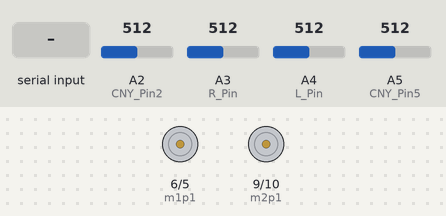
Recording of a sketch running on a simulated Arduino Leonardo, built with avr-gcc and run on an emulated ATmega32U4. Parts: motor-driver pin pairs drawn as motors (green arrow = first pin HIGH = forward, orange = second pin HIGH = backward, longer = more drive). Inputs (shaded band) come from the test bench; at power-on: A2 (CNY_Pin2) = 512, A3 (R_Pin) = 512, A4 (L_Pin) = 512, A5 (CNY_Pin5) = 512.

Above: at 1.2 s.
1.3 s: "1" received over the second serial link
At 1.7 s:
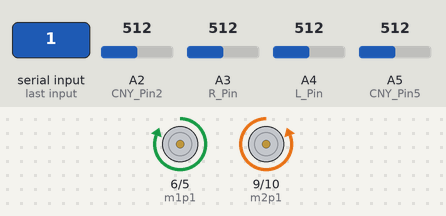
3.3 s: "2" received over the second serial link
At 3.7 s:
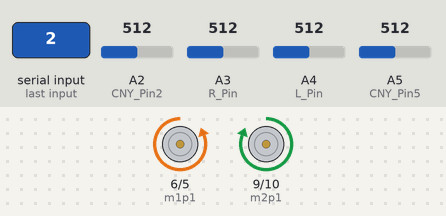
5.3 s: "3" received over the second serial link
At 5.9 s:
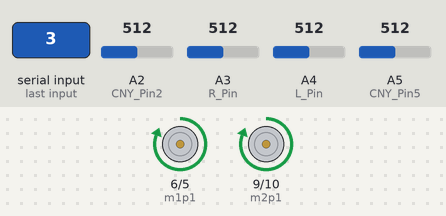
8.0 s: "4" received over the second serial link
At 9.3 s:
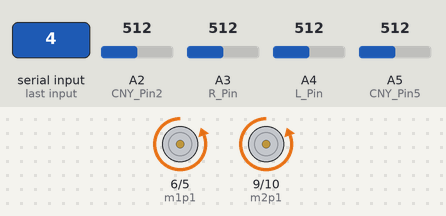
Timing chart, 0 to 10.5 s (numbered marks = the images above; inputs shaded):
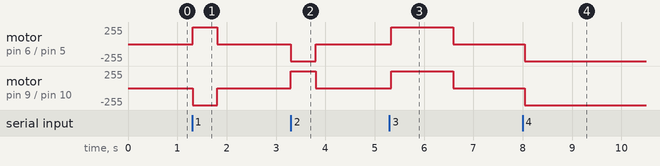

Measured:
- after the input at 1.3 s, motor on pin 6 (m1p1) / pin 5 (m1p2): stopped → forward 255/255 at once, → stopped 0.50 s later; motor on pin 9 (m2p1) / pin 10 (m2p2): stopped → backward 255/255 at once, → stopped 0.50 s later
- after the input at 3.3 s, motor on pin 6 (m1p1) / pin 5 (m1p2): stopped → backward 255/255 at once, → stopped 0.50 s later; motor on pin 9 (m2p1) / pin 10 (m2p2): stopped → forward 255/255 at once, → stopped 0.50 s later
- after the input at 5.3 s, motor on pin 6 (m1p1) / pin 5 (m1p2), motor on pin 9 (m2p1) / pin 10 (m2p2): stopped → forward 255/255 at once, → stopped 1.3 s later
- after the input at 8.0 s, motor on pin 6 (m1p1) / pin 5 (m1p2), motor on pin 9 (m2p1) / pin 10 (m2p2): stopped → backward 255/255 at once

The sketch:

Proyecto_Robot.ino
```cpp
#include "movROBOT.h"
//Definir potencia pila
int analogPin = 6;
int potensia = 0;


//Definición de variables motores
const int m1p1 = 6;
const int m1p2 = 5;

const int m2p1 = 9;
const int m2p2 = 10;
//const int pot = 9;
//const int pul = 13;

int sentido = 1;
int velosidad = 0;

movROBOT rb;

//Controlar CNY70
int cali_CNY = 650;
//Sensor A0
const int CNY_Pin0=A0;
int Value_CNY_Pin0=0;
//Sensor A1
const int CNY_Pin1=A1;
int Value_CNY_Pin1=0;
//Sensor A5
const int CNY_Pin5=A5;
int Value_CNY_Pin5=0;
//Sensor A2
const int CNY_Pin2=A2;
int Value_CNY_Pin2=0;

//Definir sensor sharp
float distance;
unsigned long time_bounce;
const int Sharp_Pin_Echo = 11;
const int Sharp_Pin_Trig = 8;

//Definir Sensor lateral infraRROJO
const float ResolutionADC=0.00488; //4.88mV
const int L_Pin=A4;
int Value_L_Pin=0;
float Voltage_L;
const int R_Pin=A3;
int Value_R_Pin=0;
float Voltage_R;


void setup()
{

  Serial1.begin(9600);
   pinMode(m1p1, OUTPUT);
   pinMode(m1p2, OUTPUT);
   pinMode(m2p1, OUTPUT);
   pinMode(m2p2, OUTPUT);
   pinMode(Sharp_Pin_Trig, OUTPUT);
   pinMode(Sharp_Pin_Echo, INPUT);
   potensia = analogRead(analogPin);
   potensia = map(potensia,0,1023,0,9);
   Serial1.println(potensia);
}
void loop()
{
    /*
    velosidad = analogRead(A0);
    if(velosidad <= 500 ){
      sentido = 0;
      velosidad = map(velosidad, 500,0, 0, 255);
    }else if(velosidad >= 520){
      sentido = 1;
      velosidad = map(velosidad, 520,1023, 0, 255);
    }else {
      sentido = -1;
    }
    */
    velosidad = 255;
    if(Serial1.available()){
      char a = Serial1.read();
      switch(a){
        case '1':
          rb.BackROBOT(m1p1,m1p2,velosidad-55);
          rb.ForwROBOT(m2p1,m2p2,velosidad-55);

          delay(500);
          rb.StopROBOT(m1p1,m1p2);
          rb.StopROBOT(m2p1,m2p2);
        break;

        case '2':
          rb.ForwROBOT(m1p1,m1p2,velosidad-55);
          rb.BackROBOT(m2p1,m2p2,velosidad-55);

          delay(500);
          rb.StopROBOT(m1p1,m1p2);
          rb.StopROBOT(m2p1,m2p2);
        break;

        case '3':
          rb.BackROBOT(m1p1,m1p2,velosidad);
          rb.BackROBOT(m2p1,m2p2,velosidad);

          delay(1253);
          rb.StopROBOT(m1p1,m1p2);
          rb.StopROBOT(m2p1,m2p2);
        break;

        case '4':
          while(analogRead(CNY_Pin5) <cali_CNY && analogRead(CNY_Pin2) <cali_CNY){
          //Serial1.println(analogRead(CNY_Pin5));
          //Serial1.println(analogRead(CNY_Pin2));
          rb.ForwROBOT(m1p1,m1p2,velosidad);
          rb.ForwROBOT(m2p1,m2p2,velosidad);
          }
          rb.StopROBOT(m1p1,m1p2);
          rb.StopROBOT(m2p1,m2p2);
          //Serial1.println(analogRead(CNY_Pin5));
          //Serial1.println(analogRead(CNY_Pin2));
          while(analogRead(CNY_Pin5) >= cali_CNY && analogRead(CNY_Pin2) <cali_CNY){
            rb.ForwROBOT(m2p1,m1p2,velosidad-150);
          }
          while(analogRead(CNY_Pin2) >= cali_CNY && analogRead(CNY_Pin5) <cali_CNY){
            rb.ForwROBOT(m1p1,m2p2,velosidad-150);
          }
          rb.StopROBOT(m1p1,m1p2);
          rb.StopROBOT(m2p1,m2p2);
          delay(300);

          /*
          while(analogRead(CNY_Pin0) <cali_CNY && analogRead(CNY_Pin1) <cali_CNY){
          //Serial1.println(analogRead(CNY_Pin5));
          //Serial1.println(analogRead(CNY_Pin2));
          rb.ForwROBOT(m1p1,m1p2,velosidad);
          rb.ForwROBOT(m2p1,m2p2,velosidad);
          }
          rb.StopROBOT(m1p1,m1p2);
          rb.StopROBOT(m2p1,m2p2);

          while(analogRead(CNY_Pin1) >= cali_CNY && analogRead(CNY_Pin0) <cali_CNY){
            rb.ForwROBOT(m1p1,m2p2,velosidad-150);
          }
          while(analogRead(CNY_Pin0) >= cali_CNY && analogRead(CNY_Pin1) <cali_CNY){
            rb.ForwROBOT(m2p1,m1p2,velosidad-150);
          }
          delay(300);
          */

          rb.ForwROBOT(m1p1,m1p2,velosidad);
          rb.ForwROBOT(m2p1,m2p2,velosidad);
          delay(800);
          rb.StopROBOT(m1p1,m1p2);
          rb.StopROBOT(m2p1,m2p2);

        break;

        case '5':
          Value_CNY_Pin2=analogRead(CNY_Pin2);
          Value_CNY_Pin5=analogRead(CNY_Pin5);
          cali_CNY = ((Value_CNY_Pin2 + Value_CNY_Pin5)/2) -100;
          Serial1.print("CNY calibrado a ");
          Serial1.println(cali_CNY);
        break;

      }
      Serial1.print("Comando recibido: " );
      Serial1.println(a);

    }
    /*
    Value_CNY_Pin0=analogRead(CNY_Pin0);
    Value_CNY_Pin1=analogRead(CNY_Pin1);
    Value_CNY_Pin2=analogRead(CNY_Pin2);
    Value_CNY_Pin5=analogRead(CNY_Pin5);
    Serial1.print("Valor CNY: ");
    Serial1.println(Value_CNY_Pin0);
    */
    /* Codigo ultrasonido sharp
    digitalWrite(Sharp_Pin_Trig, LOW);
   delayMicroseconds(5);


   /*  Send a pulse HIGH for 10 us (According to datasheet)
   digitalWrite(Sharp_Pin_Trig, HIGH);
   delayMicroseconds(10);
   digitalWrite(Sharp_Pin_Trig, LOW);
   time_bounce = pulseIn(Sharp_Pin_Echo, HIGH);
   distance = 0.017 * time_bounce; //Fórmula para calcular la distancia
   Serial1.println();
   Serial1.print(distance);
   Serial1.println(" cm");
   delay(1000);
   */

   Value_L_Pin=analogRead(L_Pin);

// Calculates the equivalent voltage
 Voltage_L=Value_L_Pin*ResolutionADC;

 Value_R_Pin=analogRead(R_Pin);

// Calculates the equivalent voltage
 Voltage_R=Value_R_Pin*ResolutionADC;


  Serial1.print (" Voltage_L: ");
 Serial1.print (Voltage_L);
 Serial1.println (" V");
  Serial1.print (" Voltage_R: ");
 Serial1.print (Voltage_R);
 Serial1.println (" V");
  /*  const float maxV = 2;
      const float distancia;

      while(maxV < Voltage_L)
      {
          Serial1.pritnln("Detecto una pared a mi izquierda, a una distancia de: ");
          distancia = 11,6 / (Voltage_L - 0,1316);
          Serial1.pritnln(distancia);
          evitarParedI();
      }
      while(maxV < Voltage_R)
      {
          Serial1.pritnln("Detecto una pared a mi derecha, a una distancia de: ");
           distancia = 11,6 / (Voltage_R - 0,1316);
          Serial1.pritnln();
         evitarParedD();
      }
      evitarParedI()
      {
        rb.ForwROBOT(m1p1,m1p2,velosidad-55);
        rb.BackROBOT(m2p1,m2p2,velosidad-55);
       }
      */
}
```

movROBOT.h
```cpp
#include "Arduino.h"

#ifndef movROBOT_h
#define movROBOT_h
class movROBOT{
  private:

  public:

  void ForwROBOT(int in1Pin, int in2Pin, int SpeedMotor){
    digitalWrite(in1Pin,LOW);
    digitalWrite(in2Pin,SpeedMotor);

 }

  void BackROBOT(int in1Pin, int in2Pin, int SpeedMotor){
    digitalWrite(in1Pin,SpeedMotor);
    digitalWrite(in2Pin,LOW);
}
  void StopROBOT(int in1Pin,int in2Pin){
    digitalWrite(in1Pin,LOW);
    digitalWrite(in2Pin,LOW);
}

};
#endif
```
